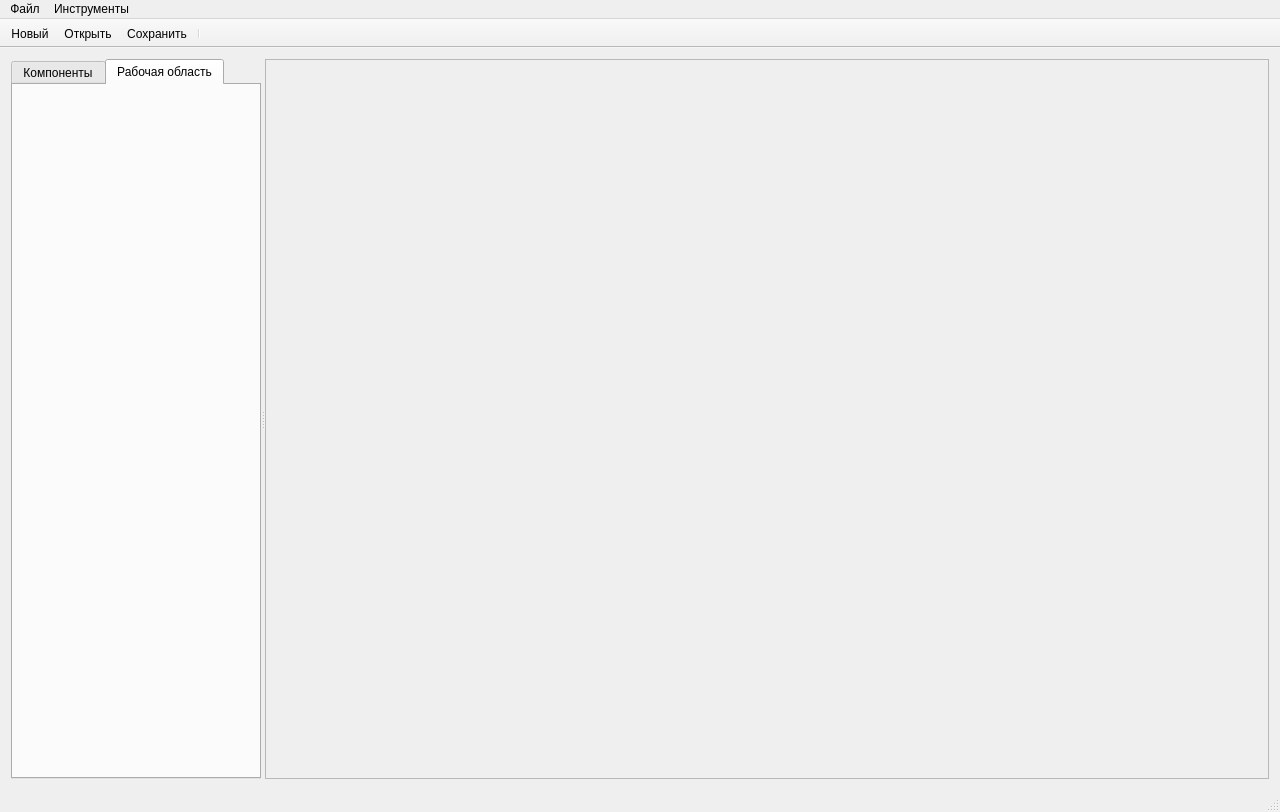
<?xml version="1.0" encoding="UTF-8"?>
<ui version="4.0">
 <class>MainWindow</class>
 <widget class="QMainWindow" name="MainWindow">
  <property name="geometry">
   <rect>
    <x>0</x>
    <y>0</y>
    <width>1280</width>
    <height>812</height>
   </rect>
  </property>
  <property name="windowTitle">
   <string>MainWindow</string>
  </property>
  <widget class="QWidget" name="centralWidget">
   <layout class="QGridLayout" name="gridLayout_4">
    <item row="0" column="0">
     <widget class="QSplitter" name="splitter_2">
      <property name="orientation">
       <enum>Qt::Horizontal</enum>
      </property>
      <widget class="QSplitter" name="splitter">
       <property name="enabled">
        <bool>true</bool>
       </property>
       <property name="orientation">
        <enum>Qt::Horizontal</enum>
       </property>
       <widget class="QTabWidget" name="tabWidget">
        <property name="maximumSize">
         <size>
          <width>250</width>
          <height>16777215</height>
         </size>
        </property>
        <property name="currentIndex">
         <number>1</number>
        </property>
        <widget class="QWidget" name="tab_2">
         <attribute name="title">
          <string>Компоненты</string>
         </attribute>
         <layout class="QVBoxLayout" name="verticalLayout">
          <property name="spacing">
           <number>6</number>
          </property>
          <item>
           <layout class="QGridLayout" name="gridLayout_3">
            <property name="sizeConstraint">
             <enum>QLayout::SetDefaultConstraint</enum>
            </property>
           </layout>
          </item>
         </layout>
        </widget>
        <widget class="QWidget" name="tab_3">
         <attribute name="title">
          <string>Рабочая область</string>
         </attribute>
         <layout class="QVBoxLayout" name="verticalLayout_2">
          <item>
           <layout class="QGridLayout" name="gridLayout_6"/>
          </item>
         </layout>
        </widget>
       </widget>
      </widget>
      <widget class="QFrame" name="frame">
       <property name="frameShape">
        <enum>QFrame::StyledPanel</enum>
       </property>
       <property name="frameShadow">
        <enum>QFrame::Raised</enum>
       </property>
       <layout class="QGridLayout" name="gridLayout">
        <item row="0" column="0">
         <layout class="QGridLayout" name="frameGridLayout"/>
        </item>
       </layout>
      </widget>
     </widget>
    </item>
   </layout>
  </widget>
  <widget class="QMenuBar" name="menuBar">
   <property name="geometry">
    <rect>
     <x>0</x>
     <y>0</y>
     <width>1280</width>
     <height>21</height>
    </rect>
   </property>
   <widget class="QMenu" name="menuFile">
    <property name="title">
     <string>Файл</string>
    </property>
    <addaction name="actionNew"/>
    <addaction name="actionOpen"/>
    <addaction name="actionSave"/>
   </widget>
   <widget class="QMenu" name="menuTools">
    <property name="title">
     <string>Инструменты</string>
    </property>
    <addaction name="action"/>
   </widget>
   <addaction name="menuFile"/>
   <addaction name="menuTools"/>
  </widget>
  <widget class="QToolBar" name="mainToolBar">
   <property name="movable">
    <bool>false</bool>
   </property>
   <attribute name="toolBarArea">
    <enum>TopToolBarArea</enum>
   </attribute>
   <attribute name="toolBarBreak">
    <bool>false</bool>
   </attribute>
   <addaction name="actionNew"/>
   <addaction name="actionOpen"/>
   <addaction name="actionSave"/>
   <addaction name="separator"/>
  </widget>
  <widget class="QStatusBar" name="statusBar"/>
  <action name="actionNew">
   <property name="icon">
    <iconset resource="../logicsim.qrc">
     <normaloff>:/icons/new</normaloff>:/icons/new</iconset>
   </property>
   <property name="text">
    <string>Новый</string>
   </property>
  </action>
  <action name="actionOpen">
   <property name="icon">
    <iconset resource="../logicsim.qrc">
     <normaloff>:/icons/open</normaloff>:/icons/open</iconset>
   </property>
   <property name="text">
    <string>Открыть</string>
   </property>
  </action>
  <action name="actionSave">
   <property name="icon">
    <iconset resource="../logicsim.qrc">
     <normaloff>:/icons/save</normaloff>:/icons/save</iconset>
   </property>
   <property name="text">
    <string>Сохранить</string>
   </property>
  </action>
  <action name="actionQuit">
   <property name="icon">
    <iconset resource="../logicsim.qrc">
     <normaloff>:/icons/close</normaloff>:/icons/close</iconset>
   </property>
   <property name="text">
    <string>Выйти</string>
   </property>
  </action>
  <action name="action">
   <property name="text">
    <string>Руководство пользователя</string>
   </property>
  </action>
 </widget>
 <layoutdefault spacing="6" margin="11"/>
 <resources>
  <include location="../logicsim.qrc"/>
 </resources>
 <connections/>
</ui>
